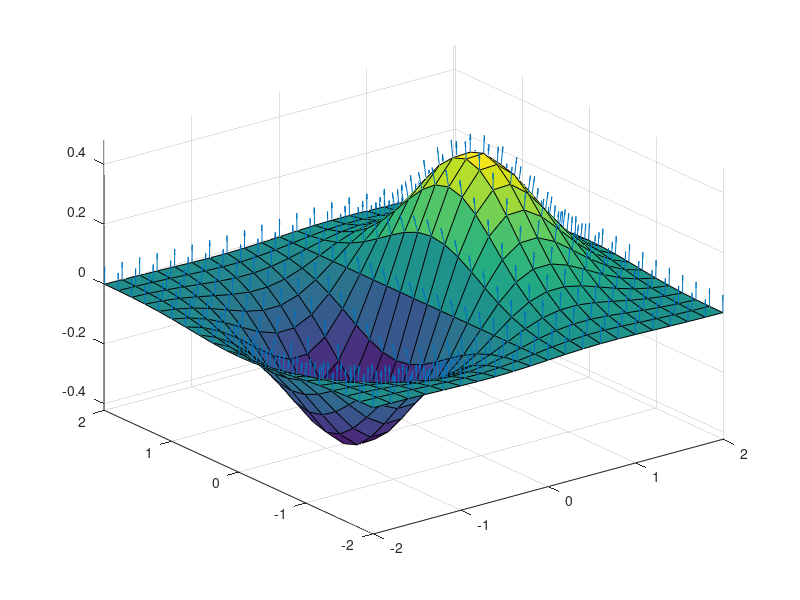

The MATLAB script that drew this image:
function ex8_2()
[xx, yy]=meshgrid(-2:0.2:2, -2:0.2:2);
zz = xx ./ exp(xx .^ 2 + yy .^ 2);

surf(xx, yy, zz);
axis tight;
hold on

[u, v, w] = surfnorm(xx, yy, zz);
quiver3(xx, yy, zz, u, v, w, 0.3); hold off
